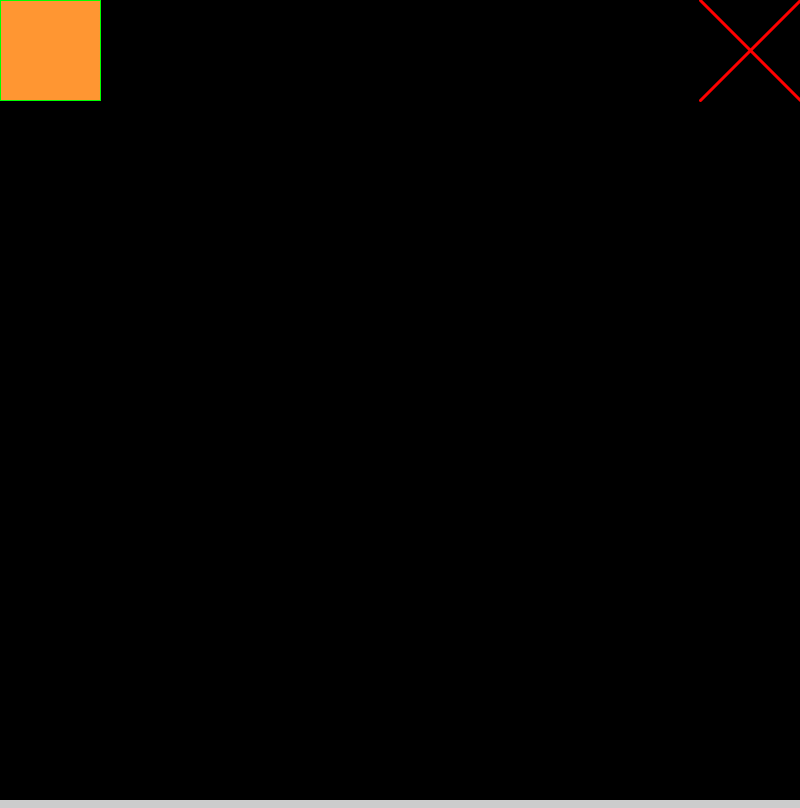
Frame 1 (no input)
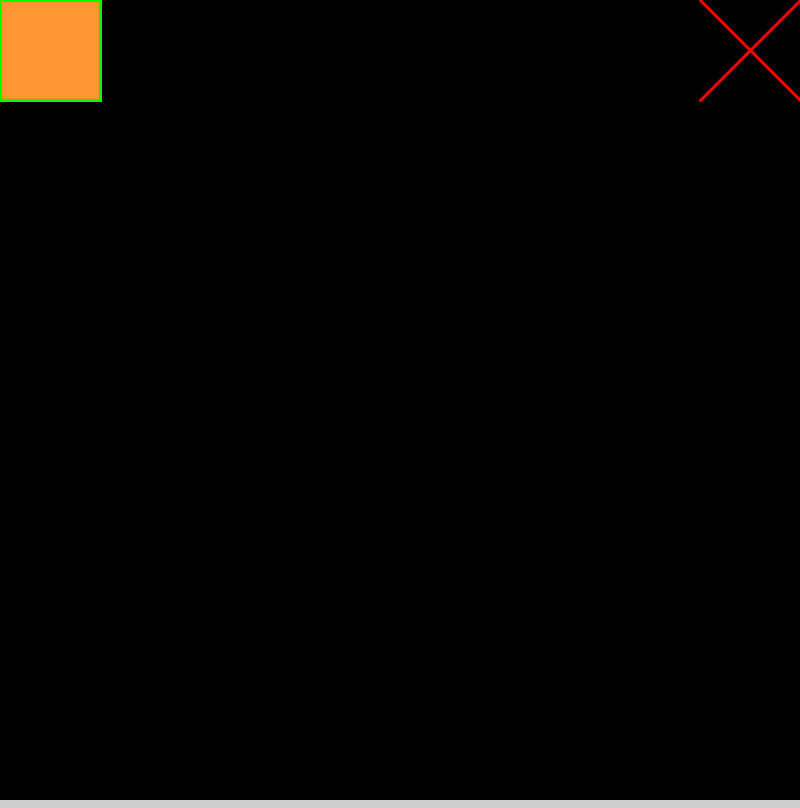
Frame 60 (the mouse pressed at the canvas centre just before this capture)
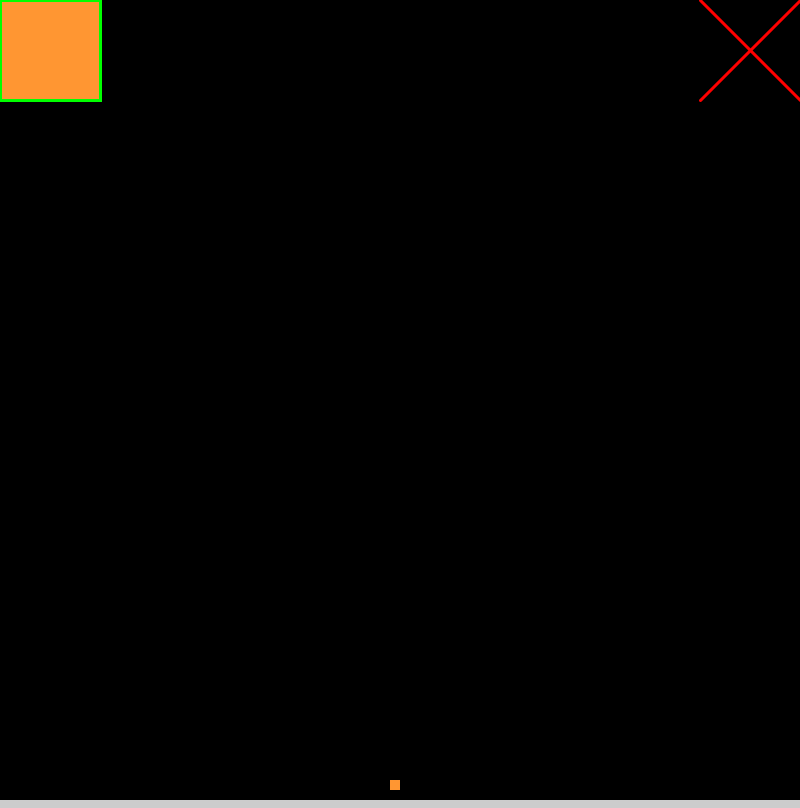
Frame 120 (the mouse held since frame 60 and released just before this capture)

The Processing sketch that drew these frames (run headless with seeded random() and noise(); from frame 60 on, the mouse is pressed at the canvas centre):

// Processing sketch: fallingSandThroughWaterToggle
// ── fallingSandThroughWaterToggle.pde
// https://blog.winter.dev/2020/falling-sand-games/

// using some of the logic here for checking
// and using a regular array instead of a pixel array
// for sand that is going to move I will have to make a new
// position variable x1 y1  and set the x and y to 0 to delete the old one
// if I only use one array I run into the problem of teleporting the
// sand to the bottom
// if I use two arrays I will have to check if it is empty in current


// sand in water makes tall towers because it only checks the spot below
// sand in air makes pyramids becaues it checks down left and right

// the problem was water was overwriting in its base case of not moving so needed to check that it survied untll the next generation

int [][] grid;
int [][] nextGrid;
int cols;
int rows;
int sz;
color _EMPTY = color(0);
color _SAND  = color(255, 150, 50);
color _WATER = color(10, 140, 250);
color _ROCK = color(170, 163, 163);
int myelement = 1;
void setup() {
  size(800, 808);
  sz = 10;
  cols = int(width/sz);
  rows = int(height/sz);
  noStroke();
  grid = new int [rows][cols];
  //grid[40][40] = 1;
  /*
 for (int j =0; j<rows;j++){
   for (int i = 0; i<cols; i++) {
   grid[j][i]=2;
   }
   
   }
   */
  //frameRate(1);
  showGrid();
}

void draw() {
  update();
  showGrid();
  stroke(0,255,0);
   if (myelement==1) {
        fill(_SAND);
      } else if (myelement == 2) {
        fill(_WATER);
      } else if (myelement == 3) {
        fill(_ROCK);
      } else {
        fill(_EMPTY);
      }
  
  rect(0,0,100,100);
  strokeWeight(3);
  stroke(255,0,0);
  line(width-100,100,width,0);
  line(width-100,0,width,100);
  noStroke();
  
  
}

void mousePressed() {
  
  boolean inbox = (mouseX >0 && mouseX<100 && mouseY >0&& mouseY <100);
  boolean reset = (mouseX >width-100 && mouseX<width && mouseY >0&& mouseY <100);
  if (inbox){
    myelement +=1;
    myelement = myelement%4;
    return;  // so it does not dribble
    
  }
  
  if (reset){
    resetWorld();
    return;
    
  }

  mouseDragged();
}




void mouseDragged() {
  float mpx = map(mouseX, 0, width, 0, cols-1);
  float mpy = map(mouseY, 0, height, 0, rows-1);

  mpx = ((mpx+cols)%cols); // makes it on a torus

  mpy =((mpy+rows)%rows);
   
  grid[int(mpy)][int(mpx)] = myelement;
     
}


void update() {
  // check each
  nextGrid = new int[rows][cols];
  for (int j =0; j <rows-1; j++) {   // scroll through from top seems to work bettter
    for (int i =1; i < cols-1; i++) {

      /// sand
      if ( grid[j][i] == 1) {
        sandCase(i, j);
      } else if ( grid[j][i] == 2) {
        waterCase(i, j);
      } else if ( grid[j][i] == 3) {
        rockCase(i, j);
      }
    }
  }


  // arrayCopy(newWorld,world); this does not work  need to manually copy the array

  for (int j=0; j< rows; j++) {  //
    for (int i=0; i< cols; i++) {
      grid[j][i] = nextGrid[j][i];
    }
  }
}


boolean inBounds(int x, int y) {
  return x >= 1    && y >= 0
    && x < cols-1 && y < rows-1;  // rows not height
}

boolean isEmpty(int x, int y) {
  return (inBounds(x, y) && grid[y][x] == 0) && (inBounds(x, y) && nextGrid[y][x] ==0) ; // check in current grid and next empty in both
}


boolean isWater(int x, int y) {
  return grid[y][x] == 2 || nextGrid[y][x] == 2; // check in current grid and next in current grid or next either
}

void setCell(int x, int y, int element) {
  // set the cell in the array 0 is empty element  is sand set to 1
  // but can be changed to 2 water, 3 rock;

  nextGrid[y][x] = element;  // set in next grid
}




void  sandCase(int i, int j) {

  boolean down  = isEmpty(i, j + 1);
  boolean downW  = isWater(i, j+1);
  boolean left  = isEmpty(i - 1, j + 1);
  boolean right = isEmpty(i + 1, j + 1);

  // add random ness if both left and right are true
  if (left && right) {
    boolean rand = random(1) > .5;
    left  = rand ? true  : false;
    right = rand ? false : true;
  }

  // set to nextGrid array

  if (down)  setCell(i, j + 1, 1);
  else if (downW) setCell(i, j+1, 1);    //setCell(i,j,2);   // switch places but adds water
  else if (left)  setCell(i - 1, j + 1, 1);
  else if (right) setCell(i + 1, j + 1, 1);
  else setCell(i, j, 1); // still need to add to the new array

}



void  waterCase(int i, int j) {

  boolean down  = isEmpty(i, j + 1);
  boolean left  = isEmpty(i - 1, j);
  boolean right = isEmpty(i + 1, j);

  boolean isSand = (nextGrid[j][i] == 1);

  // add random ness if both left and right are true
  if (left && right) {
    boolean rand = random(1) > .5;
    left  = rand ? true  : false;
    right = rand ? false : true;
  }

  // set to nextGrid array

  if (down)  setCell(i, j + 1, 2);
  else if (left)  setCell(i - 1, j, 2);
  else if (right) setCell(i + 1, j, 2);
  else if (!isSand) setCell(i, j, 2); // only set to water if next gen is not somthing that floats ie sand
  // this is it
}


void rockCase(int i, int j) {
  setCell(i, j, 3);
}



void showGrid() {
  for (int j =0; j < rows; j++) {
    for (int i =0; i < cols; i++) {
      // set color
      if (grid[j][i]==1) {
        fill(_SAND);
      } else if (grid[j][i] == 2) {
        fill(_WATER);
      } else if (grid[j][i] == 3) {
        fill(_ROCK);
      } else {
        fill(_EMPTY);
      }

      rect(i*sz, j*sz, sz, sz); // whoops!! this is standard x, y
    }
  }
}


void resetWorld(){
   grid = new int [rows][cols];
   myelement = 1;
   showGrid();
  
  
}
